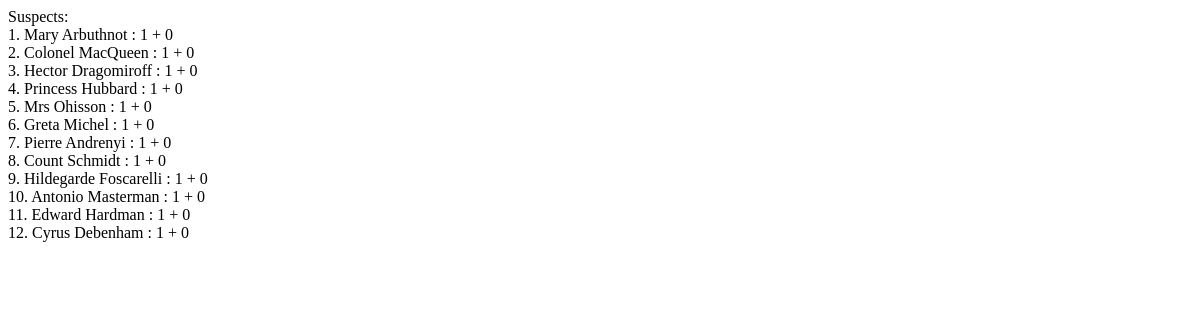
/suspects.php, run on an earlier commit of the app's database.
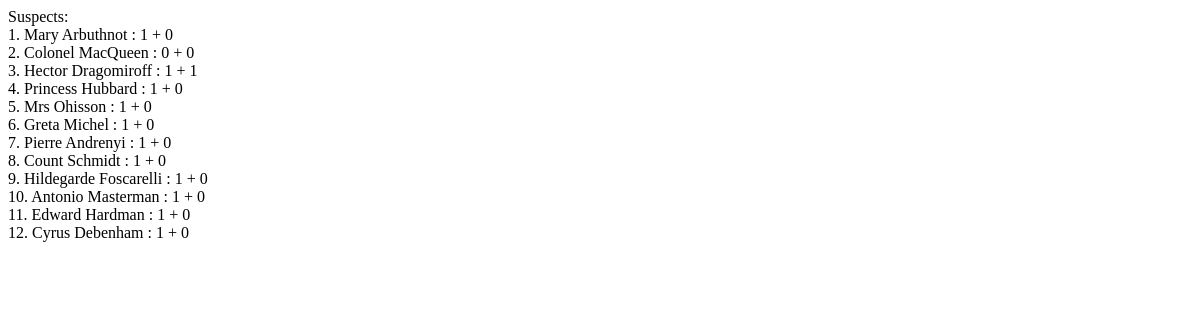
And on a later commit of the database.
### tables this page shows
CREATE TABLE `suspects` (
  `id` int(11) NOT NULL,
  `forename` varchar(50) NOT NULL,
  `surname` varchar(50) NOT NULL,
  `alive` tinyint(1) NOT NULL DEFAULT 0,
  `guilt` tinyint(1) NOT NULL DEFAULT 0,
  `alivepic` varchar(255) NOT NULL,
  `deadpic` varchar(255) NOT NULL
);

### suspects.php (the view, shortened to what this page needs)
<?php
include("includes/header.php");
$sql = "SELECT id, forename, surname, alive, guilt FROM suspects";
$result = $conn->query($sql);
if ($result->num_rows > 0) {
    echo "Suspects:<br>";
    while($row = $result->fetch_assoc()) {
        echo $row["id"]. ". " . $row["forename"]. " " .$row["surname"]. " : ".$row["alive"]." + ".$row["guilt"]."<br>";
    }
} else {
    echo "0 results";
}
?>

What changed in the data, as far as the page shows it:
changed suspects "Colonel": alive "1" → "0"
changed suspects "Hector": guilt "0" → "1"
